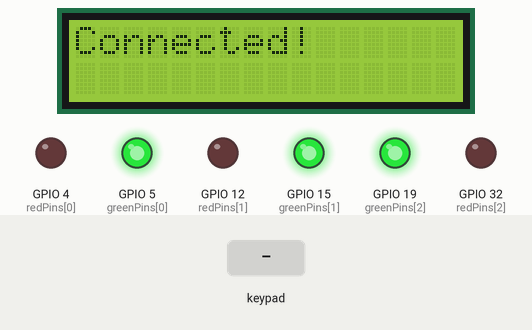
This sketch was run on a simulated ESP32. Parts: 16×2 character LCD, output pins drawn as LEDs (lit = HIGH). Inputs (shaded band) come from the test bench. WiFi joins after 1.5 s; servers stay silent unless stated; uploads are accepted with an empty reply; what the sketch prints to the serial monitor is not drawn.

Above: at 1.6 s.
3.8 s: keypad keys 3 4 5 6 7 8 # pressed 0.4 s apart
At 6.2 s:
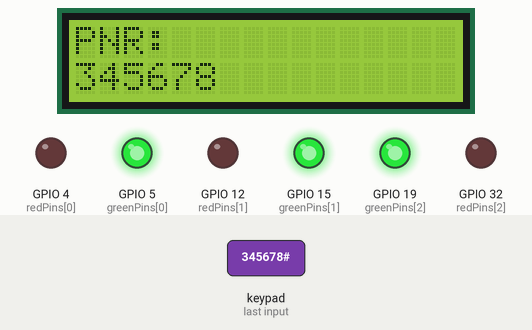
8.1 s: key 'A' pressed
At 9.1 s:
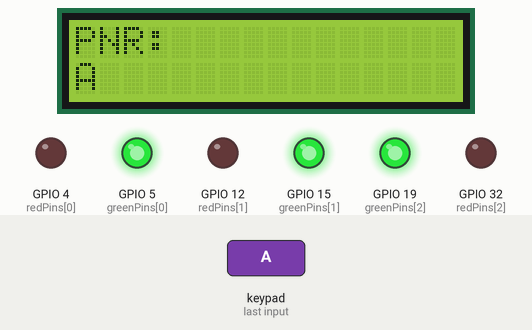
9.6 s: key 'B' pressed
At 10.5 s:
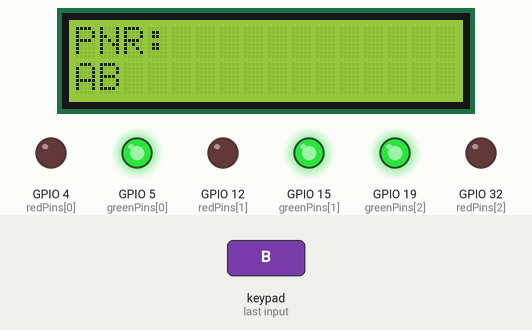
11.1 s: keypad keys 3 4 5 6 7 8 * pressed 0.4 s apart
At 15.3 s:
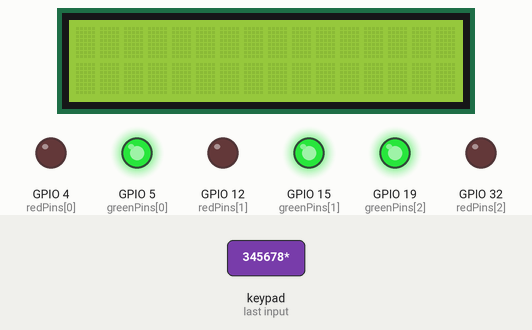
16.0 s: key 'C' pressed
At 16.4 s:
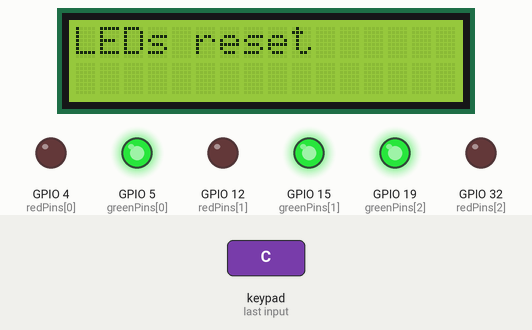
18.5 s: keypad keys 3 4 5 6 7 8 D pressed 0.4 s apart
At 21.4 s:
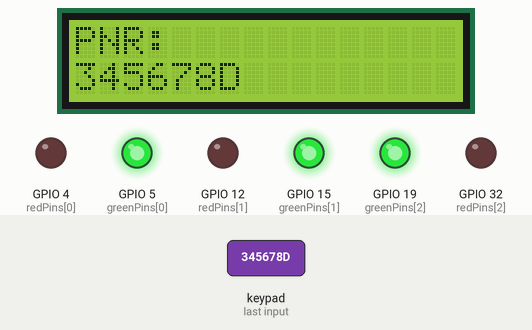
Timing chart, 0 to 22.9 s (numbered marks = the images above; inputs shaded):
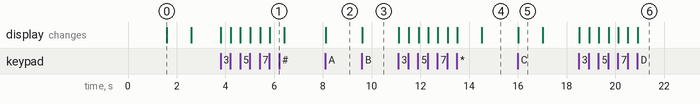

Measured:
- after the input at 3.8 s, the display: first changes at once (image 1 shows a later state)
- after the input at 8.1 s, the display: changes at once (image 2)
- after the input at 9.6 s, the display: changes at once (image 3)
- after the input at 11.1 s, the display: first changes at once (image 4 shows a later state)
- after the input at 16.0 s, the display: changes at once (image 5)
- after the input at 18.5 s, the display: first changes at once (image 6 shows a later state)
- what the display in image 0 shows lasts 1.0 s, from 1.6 s to 2.6 s

The sketch:

ESP32_Code.ino
```cpp
#include <Keypad.h>
#include <Wire.h>
#include <LiquidCrystal_I2C.h>
#include <WiFi.h>
#include <HTTPClient.h>

const char* ssid = "HostelB";
const char* password = "hostelnet";
const char* serverUrl = "http://172.16.129.220:3000/verify";

LiquidCrystal_I2C lcd(0x27, 16, 2);

// Keypad config
const byte ROWS = 4;
const byte COLS = 4;
char keys[ROWS][COLS] = {
  {'1','2','3','A'},
  {'4','5','6','B'},
  {'7','8','9','C'},
  {'*','0','#','D'}
};
byte rowPins[ROWS] = {18, 25, 26, 14};
byte colPins[COLS] = {27, 13, 23, 33};
Keypad keypad = Keypad(makeKeymap(keys), rowPins, colPins, ROWS, COLS);

String pnr = "";
String deviceId = String((uint32_t)ESP.getEfuseMac(), HEX);

// LED Pins (LED 1, 2, and 3)
const int redPins[3] = {4, 12, 32};     // LED 1 red, LED 2 red, LED 3 red
const int greenPins[3] = {5, 15, 19};   // LED 1 green, LED 2 green, LED 3 green

bool ledStatus[3] = {true, true, true}; // false = green, true = red

void setup() {
  Serial.begin(115200);

  // LED pinMode setup
  for (int i = 0; i < 3; i++) {
    pinMode(redPins[i], OUTPUT);
    pinMode(greenPins[i], OUTPUT);
    digitalWrite(redPins[i], LOW);
    digitalWrite(greenPins[i], HIGH);
    ledStatus[i] = false;
  }

  lcd.init();
  lcd.backlight();
  lcd.setCursor(0, 0);
  lcd.print("Connecting...");

  WiFi.begin(ssid, password);
  while (WiFi.status() != WL_CONNECTED) {
    delay(500);
    Serial.print(".");
  }
  Serial.println("Connected!");
  lcd.clear();
  lcd.print("Connected!");
  delay(1000);
  lcd.clear();
}

void loop() {
  char key = keypad.getKey();
  if (key) {
    if (key == '#') {
      if (pnr.length() == 6) {
        sendPNR(pnr);
      } else {
        lcd.clear();
        lcd.print("Invalid PNR!");
        delay(1500);
        lcd.clear();
      }
      pnr = "";
    } else if (key == '*') {
      pnr = "";
      lcd.clear();
      lcd.print("Cleared!");
      delay(1000);
      lcd.clear();
    } else if (key == 'C') {
      // Reset all to green
      for (int i = 0; i < 3; i++) {
        setLED(i, false);
      }
      lcd.clear();
      lcd.print("LEDs reset");
      delay(1000);
      lcd.clear();
    } else {
      pnr += key;
      lcd.clear();
      lcd.setCursor(0, 0);
      lcd.print("PNR: ");
      lcd.setCursor(0, 1);
      lcd.print(pnr);
    }
  }
}

void sendPNR(String pnr) {
  if (WiFi.status() == WL_CONNECTED) {
    HTTPClient http;
    http.begin(serverUrl);
    http.addHeader("Content-Type", "application/json");

    String body = "{\"pnr\":\"" + pnr + "\", \"deviceId\":\"" + deviceId + "\"}";
    int httpResponseCode = http.POST(body);

    if (httpResponseCode > 0) {
      String response = http.getString();
      Serial.println("Server: " + response);
      lcd.clear();
      lcd.print(response);

      if (response == "PNR Exsists") {
        int index = getLEDIndex(pnr);
        if (index != -1) {
          setLED(index, true);  // Turn red (green = false)
        }
      }
    } else {
      lcd.clear();
      lcd.print("HTTP Error");
    }

    http.end();
  } else {
    lcd.clear();
    lcd.print("WiFi Lost!");
  }
}

// Convert PNR to LED index
int getLEDIndex(String pnr) {
  if (pnr == "345678") return 0; // LED 1
  if (pnr == "456789") return 1; // LED 2
  if (pnr == "567890") return 2; // LED 3
  return -1;
}

// Set individual LED color
void setLED(int index, bool green) {
  digitalWrite(greenPins[index], green ? LOW : HIGH); // LOW = ON
  digitalWrite(redPins[index], green ? HIGH : LOW);   // LOW = ON
  ledStatus[index] = green;
}
```
